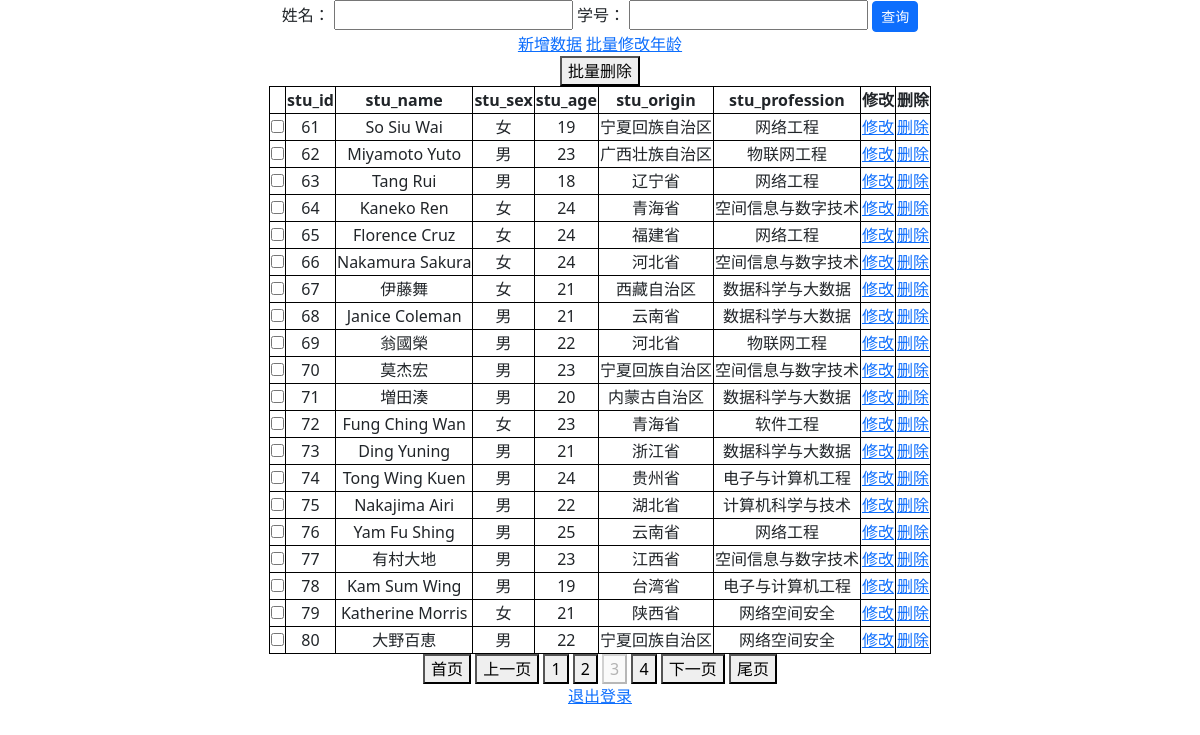
The page /?page=3 (signed in) on the database as committed earlier.
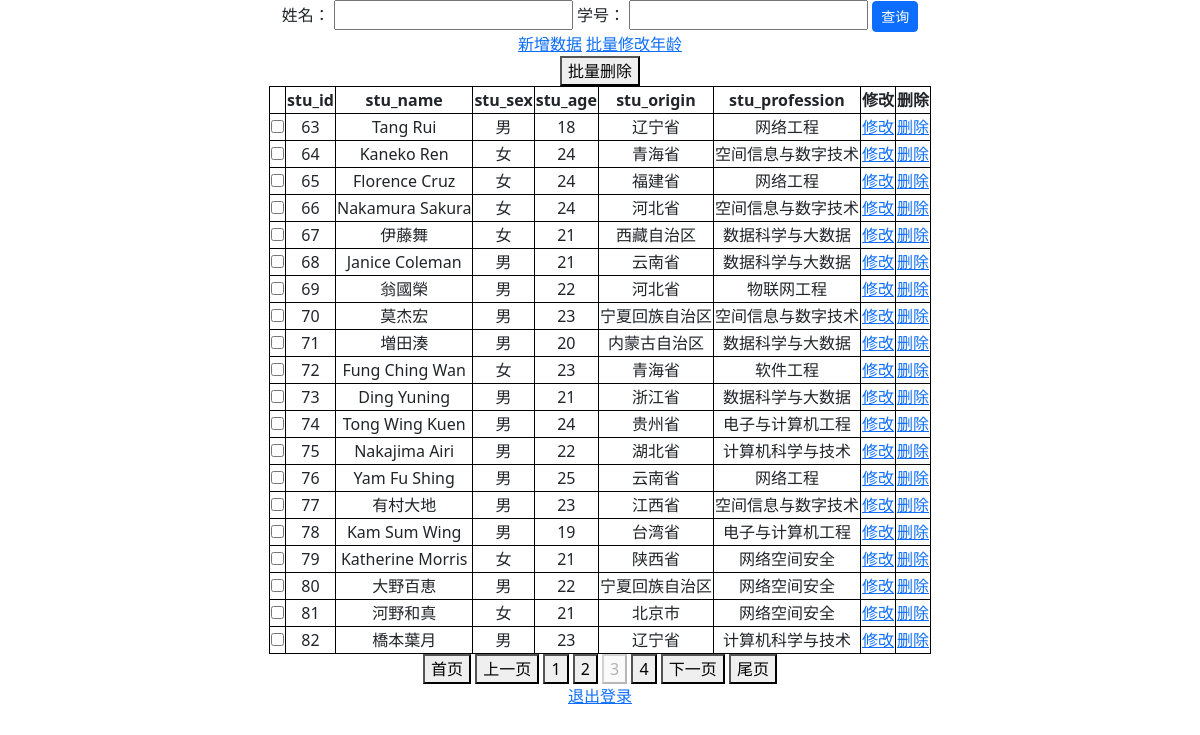
The same page on the database as committed later.
### tables this page shows
CREATE TABLE student_info(
stu_id int primary key not null,
stu_name varchar(50) not null,
stu_sex char(2) not null,
stu_age int not null,
stu_origin varchar(50) not null,
stu_profession varchar(50) not null
);

### app.py (the view)
@app.route("/", methods=["GET"])
def index():
    if not checkLogin():
        return redirect(url_for("login"))
    page = request.args.get("page", 1, type=int)
    ids = []
    values = []
    if "id" in request.args:
        ids.append("stu_id")
        stu_id = request.args.get("id", type=int)
        if stu_id != "" or stu_id is not None:
            values.append(stu_id)
    if "name" in request.args:
        ids.append("stu_name")
        stu_name = request.args.get("name", type=str)
        if stu_name != "" or stu_name is not None:
            values.append(stu_name.strip())
    if len(ids) != 0:
        desp, result = db.query2("student_info", ids, values)
    else:
        desp, result = db.selectAll("student_info")
    if len(result) == 0:
        flash("查询结果为空，请检查查询条件", "error")
    results, pagination = paging(result, page, per_page=20)
    return render_template(
        "show.html", results=results, desp=desp, pagination=pagination, page=page
    )

### app.py (called while the page is built)
def checkLogin():
    return True if "username" in session else False

### db/sql_conn.py (called while the page is built)
def close(conn):
    conn.close()

    def open(self):
        conn = sqlite3.connect(self.database)
        return conn

    def selectAll(self, table):
        conn = self.open()
        cur = conn.cursor()
        sql = "select * from %s" % table
        print(sql)
        cur.execute(sql)
        description = []
        for d in cur.description:
            description.append(d[0])
        result = cur.fetchall()
        cur.close()
        close(conn)
        return description, result

### hand_utils/util.py (called while the page is built)
def paging(result, page, per_page):
    pagination = len(result) // per_page
    if len(result) % per_page > 0:
        pagination += 1
    start = (page - 1) * per_page
    end = start + per_page
    results = result[start:end]
    return results, pagination

### templates/show.html (shortened to what this page needs)
<!DOCTYPE html>
<html lang="en">
<head>
    <link href="/static/bootstrap/css/bootstrap.min.css" rel="stylesheet">
    <link href="/static/css/pop-up.css" rel="stylesheet">
    <link href="/static/css/show.css" rel="stylesheet">
</head>
<body>
<center>
    <div id="container">
    <form id="queryForm">
        <label for="name">姓名：</label>
        <input type="text" name="name" id="name"/>
        <label for="id">学号：</label>
        <input type="text" name="id" id="id"/>
        <input type="button" value="查询" class="btn btn-primary btn-sm" id="query" onclick="checkBeforeQuery()"/>
    </form>
    <a href="/add">新增数据</a>
    <a href="/updateAge">批量修改年龄</a>
    <br>
    <form id="deleteForm">
        <button type="button" onclick="deleteForm()" id="multi_del">批量删除</button>
        <table>
            <tr>
                <td></td>
                {% for d in desp %}
                <td><b>{{ d }}</b></td>
                {% endfor %}
                <td><b>修改</b></td>
                <td><b>删除</b></td>
            </tr>
            {% for item in results %}
            <tr>
                <td>
                    <input type="checkbox" , name="ids" , value="{{ item[0] }}">
                </td>
                {% for v in item %}
                <td>{{ v }}</td>
                {% endfor %}
                <td><a href="/update?id={{ item[0] }}">修改</a></td>
                <td><a href="/delete/{{ item[0] }}">删除</a></td>
            </tr>
            {% endfor %}
        </table>
    </form>
    <div>
        <button onclick="window.location.href='{{ url_for('index', page=1) }}'">首页</button>
        {% if page > 1 %}
        <button onclick="window.location.href='{{ url_for('index', page=page-1) }}'">上一页</button>
        {% endif %}
        {% for i in range(page-2, page+3) %}
        {% if i > 0 and i <= pagination %} {% if i !=page %}
        <button
                onclick="window.location.href='{{ url_for('index', page=i) }}'">{{ i }}
        </button>
        {% else %}
        <button disabled>{{ i }}</button>
        {% endif %}
        {% endif %}
        {% endfor %}
        {% if page < pagination %}
        <button onclick="window.location.href='{{ url_for('index', page=page+1) }}'" id="nextpage">
            下一页
        </button>
        {% endif %}
        <button onclick="window.location.href='{{ url_for('index', page=pagination) }}'">尾页</button>
    </div>
    <a href="/reset">退出登录</a>
</div>
</center>
</body>
</html>

### static/css/show.css (style rules this page uses)
table, tr, td { border: 1px solid black; text-align: center; }

Rows that differ between the two databases and show on the page:
removed student_info: item "61" "女" "19", stu_name "So Siu Wai", stu_origin "宁夏回族自治区", stu_profession "网络工程"
removed student_info: item "62" "男" "23", stu_name "Miyamoto Yuto", stu_origin "广西壮族自治区", stu_profession "物联网工程"
now on this page (row unchanged): student_info: item "81" "女" "21", stu_name "河野和真", stu_origin "北京市", stu_profession "网络空间安全"
now on this page (row unchanged): student_info: item "82" "男" "23", stu_name "橋本葉月", stu_origin "辽宁省", stu_profession "计算机科学与技术"
